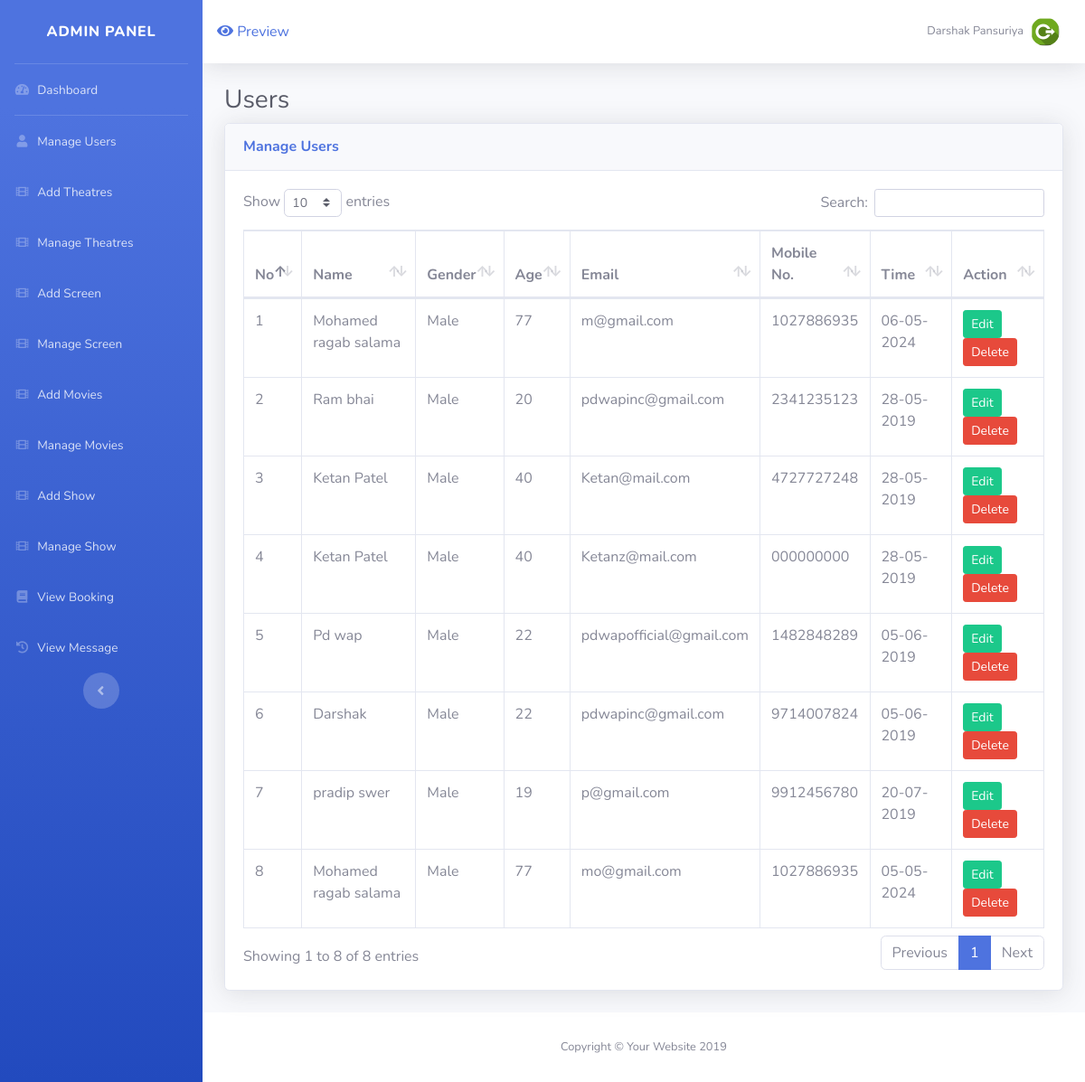
/admin/user_manage.php (signed in), run on the app's committed database.
### tables this page shows
CREATE TABLE `register` (
  `r_id` int(4) NOT NULL,
  `r_nm` varchar(30) NOT NULL,
  `r_age` varchar(2) NOT NULL,
  `r_gender` varchar(10) NOT NULL,
  `r_mno` varchar(12) NOT NULL,
  `r_email` varchar(40) NOT NULL,
  `r_pwd` varchar(40) NOT NULL,
  `r_time` bigint(40) NOT NULL,
  `r_status` int(1) NOT NULL DEFAULT 1
);

### Models/Admin.php (the view, shortened to what this page needs)
<?php
class Admin {
public function showUser(){
    include("../include/config.php");
    $sq=mysqli_query($con,"select * from register");
    $co=1;
  while($row=mysqli_fetch_assoc($sq))
                {
                   echo'<tr>';
                 echo'<td>'.$co.'</td>';
                 echo'<td>'.$row['r_nm'].'</td>';
                 echo'<td>'.$row['r_gender'].'</td>';
                echo'<td>'.$row['r_age'].'</td>';
                echo'<td>'.$row['r_email'].'</td>';
                echo'<td>'.$row['r_mno'].'</td>';
                echo'<td>'.date('d-m-Y',$row['r_time']).'</td>';
               echo'<td>';
  echo'<a href="user_edit.php?id='.$row['r_id'].'" class="btn btn-success btn-sm">Edit</a>';
               echo'<a href="../Models/Admin.php?id='.$row['r_id'].'&del=1" class="btn btn-danger btn-sm">Delete</a></td>';
               $co++;
               }
}
}
?>

### data on the page
register: r_nm "Mohamed ragab salama", r_gender "Male", r_age "77", r_email "m@gmail.com", r_mno "1027886935", r_time "06-05-2024"
register: r_nm "Ram bhai", r_gender "Male", r_age "20", r_email "pdwapinc@gmail.com", r_mno "2341235123", r_time "28-05-2019"
register: r_nm "Ketan Patel", r_gender "Male", r_age "40", r_email "Ketan@mail.com", r_mno "4727727248", r_time "28-05-2019"
register: r_nm "Ketan Patel", r_gender "Male", r_age "40", r_email "Ketanz@mail.com", r_mno "000000000", r_time "28-05-2019"
register: r_nm "Pd wap", r_gender "Male", r_age "22", r_email "pdwapofficial@gmail.com", r_mno "1482848289", r_time "05-06-2019"
register: r_nm "Darshak", r_gender "Male", r_age "22", r_email "pdwapinc@gmail.com", r_mno "9714007824", r_time "05-06-2019"
register: r_nm "pradip swer", r_gender "Male", r_age "19", r_email "p@gmail.com", r_mno "9912456780", r_time "20-07-2019"
register: r_nm "Mohamed ragab salama", r_gender "Male", r_age "77", r_email "mo@gmail.com", r_mno "1027886935", r_time "05-05-2024"

### other printed values
$_SESSION['admin']['nm'] "Darshak Pansuriya"
